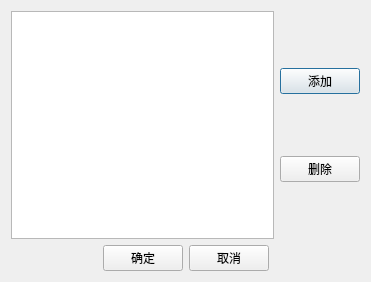
<?xml version="1.0" encoding="UTF-8"?>
<ui version="4.0">
 <class>RoleDialog</class>
 <widget class="QDialog" name="RoleDialog">
  <property name="geometry">
   <rect>
    <x>0</x>
    <y>0</y>
    <width>371</width>
    <height>282</height>
   </rect>
  </property>
  <property name="windowTitle">
   <string>Dialog</string>
  </property>
  <layout class="QGridLayout" name="gridLayout">
   <item row="0" column="0">
    <layout class="QVBoxLayout" name="verticalLayout_2">
     <item>
      <layout class="QHBoxLayout" name="horizontalLayout">
       <item>
        <widget class="QTableView" name="tableView"/>
       </item>
       <item>
        <layout class="QVBoxLayout" name="verticalLayout">
         <item>
          <spacer name="verticalSpacer">
           <property name="orientation">
            <enum>Qt::Vertical</enum>
           </property>
           <property name="sizeHint" stdset="0">
            <size>
             <width>20</width>
             <height>40</height>
            </size>
           </property>
          </spacer>
         </item>
         <item>
          <widget class="QPushButton" name="btn_add">
           <property name="text">
            <string>添加</string>
           </property>
          </widget>
         </item>
         <item>
          <spacer name="verticalSpacer_2">
           <property name="orientation">
            <enum>Qt::Vertical</enum>
           </property>
           <property name="sizeHint" stdset="0">
            <size>
             <width>20</width>
             <height>40</height>
            </size>
           </property>
          </spacer>
         </item>
         <item>
          <widget class="QPushButton" name="btn_delete">
           <property name="text">
            <string>删除</string>
           </property>
          </widget>
         </item>
         <item>
          <spacer name="verticalSpacer_3">
           <property name="orientation">
            <enum>Qt::Vertical</enum>
           </property>
           <property name="sizeHint" stdset="0">
            <size>
             <width>20</width>
             <height>40</height>
            </size>
           </property>
          </spacer>
         </item>
        </layout>
       </item>
      </layout>
     </item>
     <item>
      <layout class="QHBoxLayout" name="horizontalLayout_2">
       <item>
        <spacer name="horizontalSpacer">
         <property name="orientation">
          <enum>Qt::Horizontal</enum>
         </property>
         <property name="sizeHint" stdset="0">
          <size>
           <width>40</width>
           <height>20</height>
          </size>
         </property>
        </spacer>
       </item>
       <item>
        <widget class="QPushButton" name="btn_save">
         <property name="text">
          <string>确定</string>
         </property>
        </widget>
       </item>
       <item>
        <widget class="QPushButton" name="btn_cancel">
         <property name="text">
          <string>取消</string>
         </property>
        </widget>
       </item>
       <item>
        <spacer name="horizontalSpacer_2">
         <property name="orientation">
          <enum>Qt::Horizontal</enum>
         </property>
         <property name="sizeHint" stdset="0">
          <size>
           <width>40</width>
           <height>20</height>
          </size>
         </property>
        </spacer>
       </item>
      </layout>
     </item>
    </layout>
   </item>
  </layout>
 </widget>
 <resources/>
 <connections/>
</ui>
